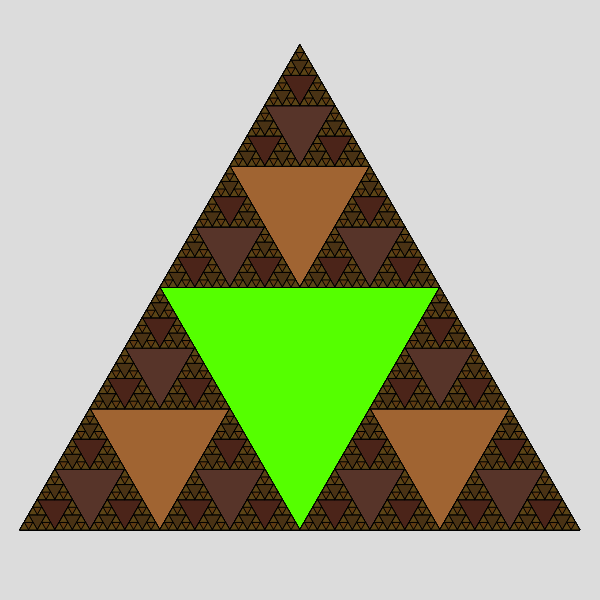
Frame 1 (no input)
Frame 60 (no input): identical to frame 1, image omitted
Frame 120 (the mouse pressed at the canvas centre since frame 60): identical to frame 1, image omitted

The p5.js sketch that drew this single still picture (run headless with seeded random() and noise() and a simulated clock; from frame 60 on, the mouse is pressed at the canvas centre):

// p5.js sketch
// ── sketch.js
const factor = Math.sqrt(3) / 2

function setup() {
  createCanvas(600, 600)
  background(220)
  tekenDriehoek(20, 530, 560, color('hsl(100, 100%, 50%)'))
  colorMode(HSL)
}

function draw() {

}

function tekenDriehoek(x, y, d, kleur) {
  fill(kleur)

  if (d < 5) {
    return
  }
  else {
    triangle(x, y, x + d, y, x + d / 2, y - factor * d)
    let nieuweHue = hue(kleur) + 60
    kleur = color(nieuweHue, saturation(kleur), lightness(kleur))
    tekenDriehoek(x, y, d / 2, kleur)
    tekenDriehoek(x + d / 2, y, d / 2, kleur)
    tekenDriehoek(x + d / 4, y - factor * d / 2, d / 2, kleur)
  }
}
